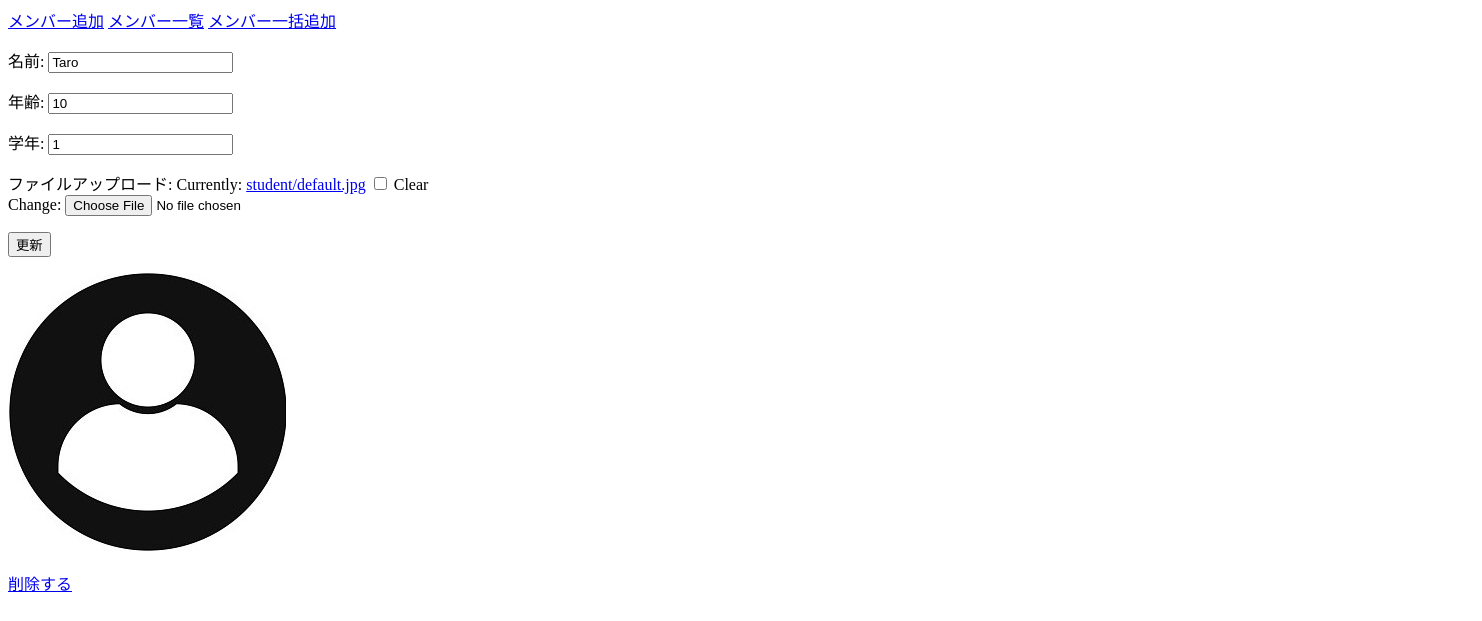
Before: /form_app/update_student/1 with the older database file.
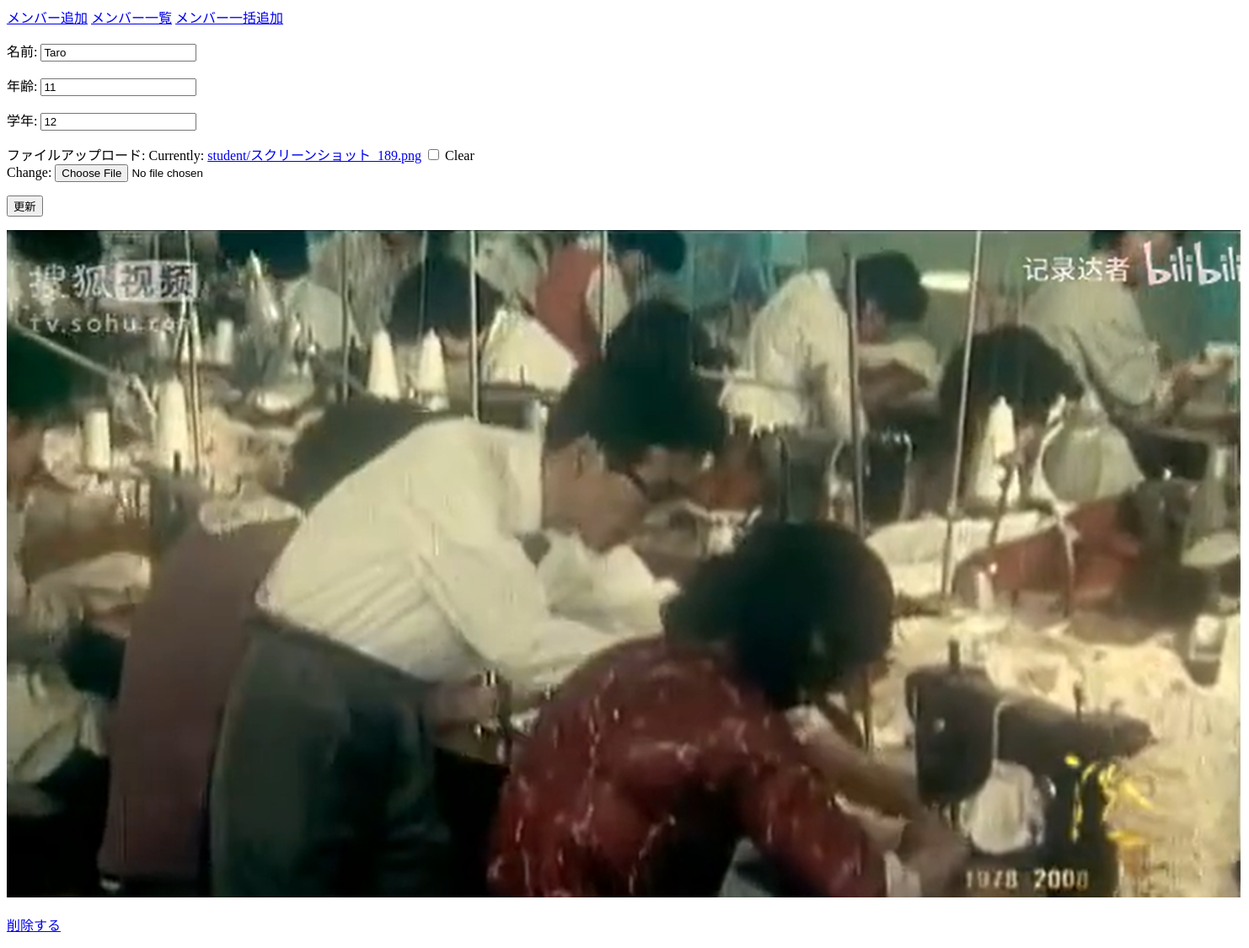
After: the same page with the newer database file.
### FormApp/models.py (models this page shows)
class Students(models.Model):
  name = models.CharField(max_length=50)
  age = models.IntegerField()
  grade = models.IntegerField()
  picture = models.FileField(upload_to='student/')
  class Meta:
    db_table = 'students'

### FormApp/views.py (the view, shortened to what this page needs)
# urls.py: path('update_student/<int:id>', views.update_student, name='update_student'),
def update_student(request, id):
  student = Students.objects.get(id=id)
  update_form = forms.StudentUpdateForm(
    initial = {
      'name': student.name, 'age': student.age, 'grade': student.grade, 'picture': student.picture
    }
  )
  return render(
    request, 'form_app/update_student.html', context={
      'update_form': update_form,
      'student': student
    }
  )

### FormApp/forms.py
class StudentUpdateForm(forms.Form):
  name = forms.CharField(label='名前')
  age = forms.IntegerField(label='年齢')
  grade = forms.IntegerField(label='学年')
  picture = forms.FileField(label='ファイルアップロード', required=False)

### templates/form_app/update_student.html (shortened to what this page needs)
{% extends "form_app/base.html" %}
{% block content %}
<form method="POST" enctype="multipart/form-data">
      {{ update_form.as_p }}
    <input type = "submit" value="更新">
    <p><img src={{ student.picture.url }}></img></p>
</form>
<p><a href="{% url 'form_app:delete_student' id=student.id %}">削除する</a></p>
{% endblock %}

### templates/form_app/base.html (shortened to what this page needs)
<!DOCTYPE html>
<html lang="ja">
<head>
</head>
<body>
  <header>
    <a href="{% url 'form_app:insert_student' %}">メンバー追加</a>
    <a href="{% url 'form_app:students_list' %}">メンバー一覧</a>
    <a href="{% url 'form_app:insert_multiple_students' %}">メンバー一括追加</a>
  </header>
  {% block content %}{% endblock %}
</body>
</html>

Changed rows visible on the page:
changed Students "Taro": age "10" → "11"; grade "1" → "12"; picture: picture added in place of a placeholder
Other visible differences:
text no longer shown: "名前: 年齢: 学年: ファイルアップロード: Currently: student/default.jpg Clear Change:"
text now shown: "名前: 年齢: 学年: ファイルアップロード: Currently: student/スクリーンショット_189.png Clear Change:"
